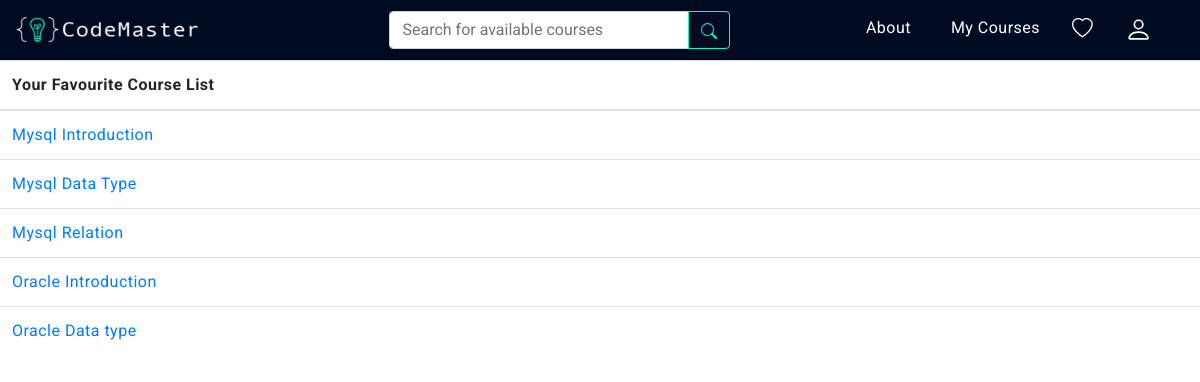
The page /favourite.php (signed in) on the database its author committed.
### tables this page shows
CREATE TABLE `user_favourite` (
  `user_favourite_id` int(11) NOT NULL,
  `user_id` int(11) NOT NULL,
  `lesson_id` int(11) NOT NULL,
  `status` int(11) NOT NULL
);

CREATE TABLE `lesson` (
  `lesson_id` int(11) NOT NULL,
  `course_id` int(11) NOT NULL,
  `title` varchar(200) NOT NULL,
  `description` text NOT NULL,
  `video_link` varchar(255) NOT NULL,
  `created_at` timestamp NOT NULL DEFAULT current_timestamp()
);

### favourite.php (the view, shortened to what this page needs)
<?php
include_once 'nav.php';
?>
<table class="table">
  <thead>
    <tr>
      <th scope="col"> Your Favourite Course List</th>
    </tr>
  </thead>
  <tbody>
<?php
$sql ="select * from course order by course_id";
$courses = mysqli_query($con,$sql);
if(isset($_SESSION['user_id'])){
    $userid = $_SESSION['user_id'];
  } else {
    $userid = 0;
  }
  $sqlr=" select * from user_favourite where user_id='$userid'";
  $r=mysqli_query($con,$sqlr);
    while($row = mysqli_fetch_array($courses)){
        $courseid = $row["course_id"];
                 $sql_lesson ="select * from lesson where course_id = $courseid ";
                 $lesson = mysqli_query($con,$sql_lesson);
                 while($lessonrow = mysqli_fetch_array($lesson)){
                   $lessonid = $lessonrow["lesson_id"];
                    foreach($r as $data)
                    {
                        if($data['user_id'] == $userid && $data['lesson_id'] == $lessonrow["lesson_id"])
                        {
                          ?>
                            <tr>
                            <td><a href="lesson.php?id=<?= $lessonid ?>"><?= $lessonrow["title"] ?></a></td>
                            </tr>
                          <?php
                        }
                    }
                }
            }
?>
</tbody>
</table>

### style.css (style rules this page uses)
:root { --accent-color: #00ffce; --background-color: #000a20; }
body { width: 100%; font-family: "Roboto", sans-serif; letter-spacing: 0.03rem; }

### rows shown on the page
user_favourite: lesson.title "Mysql Introduction"
user_favourite: lesson.title "Mysql Data Type"
user_favourite: lesson.title "Mysql Relation"
user_favourite: lesson.title "Oracle Introduction"
user_favourite: lesson.title "Oracle Data type"
